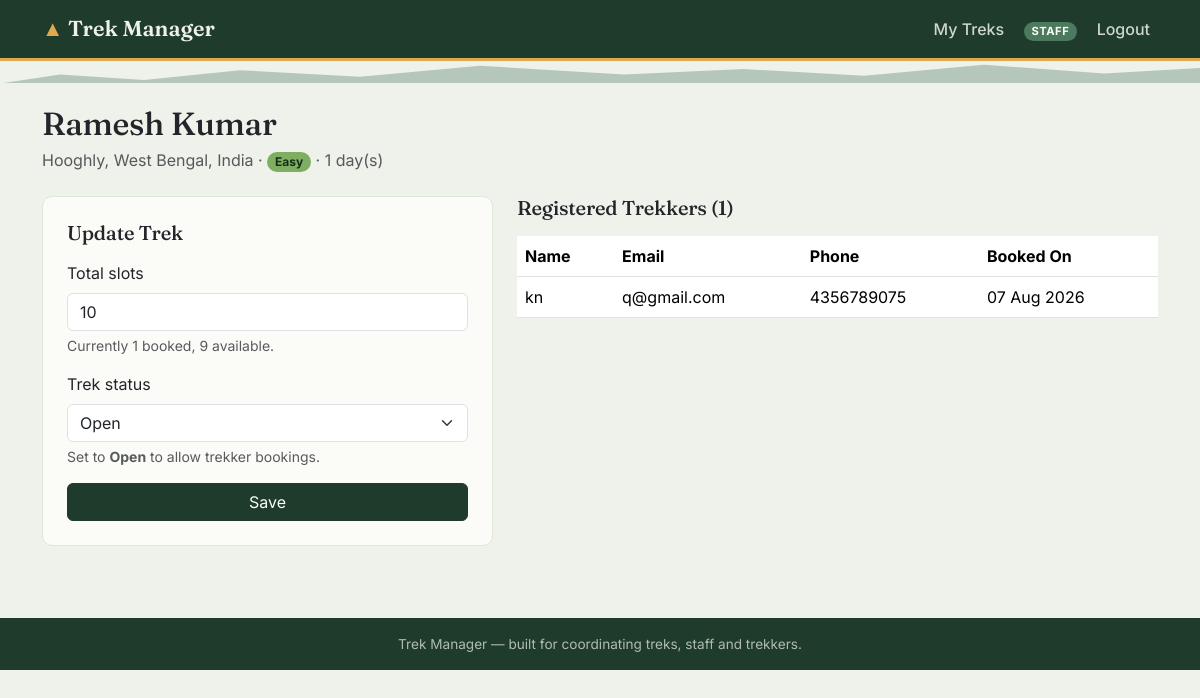
Page /staff/trek/2 (signed in) on the committed database.
### models.py (models this page shows, shortened)
class User(UserMixin, db.Model):
    __tablename__ = "users"
    id = db.Column(db.Integer, primary_key=True)
    name = db.Column(db.String(120), nullable=False)
    email = db.Column(db.String(150), unique=True, nullable=False, index=True)
    phone = db.Column(db.String(20))
    password_hash = db.Column(db.String(255), nullable=False)
    role = db.Column(db.String(20), nullable=False)  # admin / staff / trekker
    status = db.Column(db.String(20), nullable=False, default=STATUS_ACTIVE)
    created_at = db.Column(db.DateTime, default=datetime.utcnow)
    assigned_treks = db.relationship(
        "Trek", backref="staff", lazy=True, foreign_keys="Trek.assigned_staff_id"
    )
    bookings = db.relationship(
        "Booking", backref="trekker", lazy=True, foreign_keys="Booking.user_id"
    )
    @property
    def is_admin(self):
        return self.role == ROLE_ADMIN
    @property
    def is_staff(self):
        return self.role == ROLE_STAFF

class Trek(db.Model):
    __tablename__ = "treks"
    id = db.Column(db.Integer, primary_key=True)
    name = db.Column(db.String(150), nullable=False)
    location = db.Column(db.String(150), nullable=False)
    difficulty = db.Column(db.String(20), nullable=False, default="Easy")
    duration_days = db.Column(db.Integer, nullable=False, default=1)
    total_slots = db.Column(db.Integer, nullable=False, default=10)
    available_slots = db.Column(db.Integer, nullable=False, default=10)
    assigned_staff_id = db.Column(db.Integer, db.ForeignKey("users.id"), nullable=True)
    status = db.Column(db.String(20), nullable=False, default=TREK_PENDING)
    start_date = db.Column(db.Date, nullable=True)
    end_date = db.Column(db.Date, nullable=True)
    description = db.Column(db.Text, default="")
    created_at = db.Column(db.DateTime, default=datetime.utcnow)
    bookings = db.relationship(
        "Booking", backref="trek", lazy=True, cascade="all, delete-orphan"
    )

class Booking(db.Model):
    __tablename__ = "bookings"
    id = db.Column(db.Integer, primary_key=True)
    user_id = db.Column(db.Integer, db.ForeignKey("users.id"), nullable=False)
    trek_id = db.Column(db.Integer, db.ForeignKey("treks.id"), nullable=False)
    booking_date = db.Column(db.DateTime, default=datetime.utcnow)
    status = db.Column(db.String(20), nullable=False, default=BOOKING_BOOKED)

### staff.py (the view, shortened to what this page needs)
@staff_bp.route("/trek/<int:trek_id>", methods=["GET", "POST"])
@login_required
@staff_required
def trek_detail(trek_id):
    trek = _owns_trek_or_404(trek_id)
    participants = Booking.query.filter_by(trek_id=trek.id, status=BOOKING_BOOKED).all()
    return render_template("staff/trek_detail.html", trek=trek, participants=participants)

### staff.py (called while the page is built)
def staff_required(view):
    @wraps(view)
    def wrapped(*args, **kwargs):
        if not current_user.is_authenticated or not current_user.is_staff:
            abort(403)
        return view(*args, **kwargs)
    return wrapped

def _owns_trek_or_404(trek_id):
    trek = Trek.query.get_or_404(trek_id)
    if trek.assigned_staff_id != current_user.id:
        abort(403)
    return trek

### templates/staff/trek_detail.html (shortened to what this page needs)
{% extends "base.html" %}
{% from "partials/_badges.html" import status_badge, difficulty_badge %}
{% block content %}
<h2 class="display-title mb-1">{{ trek.name }}</h2>
<p class="text-muted mb-4">{{ trek.location }} &middot; {{ difficulty_badge(trek.difficulty) }} &middot; {{ trek.duration_days }} day(s)</p>
<div class="row g-4">
  <div class="col-md-5">
    <div class="card-trek p-4">
      <h5 class="mb-3">Update Trek</h5>
      <form method="post">
        <div class="mb-3">
          <label class="form-label">Total slots</label>
          <input type="number" min="0" class="form-control" name="total_slots" value="{{ trek.total_slots }}">
          <div class="form-text">Currently {{ trek.total_slots - trek.available_slots }} booked, {{ trek.available_slots }} available.</div>
        </div>
        <div class="mb-3">
          <label class="form-label">Trek status</label>
          <select class="form-select" name="status">
            {% for st in ['Approved', 'Open', 'Closed', 'Completed'] %}
            <option value="{{ st }}" {% if trek.status == st %}selected{% endif %} {% if st == 'Approved' %}disabled{% endif %}>{{ st }}</option>
            {% endfor %}
          </select>
          <div class="form-text">Set to <strong>Open</strong> to allow trekker bookings.</div>
        </div>
        <button type="submit" class="btn btn-forest w-100">Save</button>
      </form>
    </div>
  </div>
  <div class="col-md-7">
    <h5 class="mb-3">Registered Trekkers ({{ participants|length }})</h5>
    <div class="table-responsive">
      <table class="table table-trek bg-white align-middle">
        <thead><tr><th>Name</th><th>Email</th><th>Phone</th><th>Booked On</th></tr></thead>
        <tbody>
          {% for b in participants %}
          <tr>
            <td>{{ b.trekker.name }}</td>
            <td>{{ b.trekker.email }}</td>
            <td>{{ b.trekker.phone or '—' }}</td>
            <td>{{ b.booking_date.strftime('%d %b %Y') }}</td>
          </tr>
          {% else %}
          <tr><td colspan="4" class="text-center text-muted py-3">No trekkers registered yet.</td></tr>
          {% endfor %}
        </tbody>
      </table>
    </div>
  </div>
</div>
{% endblock %}

### templates/base.html (shortened to what this page needs)
<!DOCTYPE html>
<html lang="en">
<head>
  <link href="https://cdn.jsdelivr.net/npm/bootstrap@5.3.2/dist/css/bootstrap.min.css" rel="stylesheet">
  <link rel="stylesheet" href="{{ url_for('static', filename='css/style.css') }}">
</head>
<body>
<nav class="navbar navbar-expand-lg navbar-trek">
  <div class="container">
    <a class="navbar-brand" href="{{ url_for('index') }}">
      <span class="peak">&#9650;</span> Trek Manager
    </a>
    <div class="collapse navbar-collapse" id="navMain">
      <ul class="navbar-nav ms-auto align-items-lg-center gap-lg-1">
        {% if current_user.is_authenticated %}
          {% if current_user.is_admin %}
            <li class="nav-item"><a class="nav-link" href="{{ url_for('admin.dashboard') }}">Dashboard</a></li>
            <li class="nav-item"><a class="nav-link" href="{{ url_for('admin.treks') }}">Treks</a></li>
            <li class="nav-item"><a class="nav-link" href="{{ url_for('admin.staff_list') }}">Staff</a></li>
            <li class="nav-item"><a class="nav-link" href="{{ url_for('admin.users_list') }}">Trekkers</a></li>
            <li class="nav-item"><a class="nav-link" href="{{ url_for('admin.bookings') }}">Bookings</a></li>
            <li class="nav-item">
              <form class="d-flex" role="search" action="{{ url_for('admin.search') }}" method="get">
                <input class="form-control form-control-sm" type="search" name="q" placeholder="Search..." style="width: 140px;">
              </form>
            </li>
          {% elif current_user.is_staff %}
            <li class="nav-item"><a class="nav-link" href="{{ url_for('staff.dashboard') }}">My Treks</a></li>
          {% endif %}
          <li class="nav-item ms-lg-2">
            <span class="badge badge-role rounded-pill">{{ current_user.role }}</span>
          </li>
          <li class="nav-item ms-lg-2">
            <a class="nav-link" href="{{ url_for('auth.logout') }}">Logout</a>
          </li>
        {% endif %}
      </ul>
    </div>
  </div>
</nav>
<div class="elevation-rule"></div>
<main class="container py-4">
  {% block content %}{% endblock %}
</main>
<footer class="site-footer py-3 mt-5">
  <div class="container text-center">
    Trek Manager &mdash; built for coordinating treks, staff and trekkers.
  </div>
</footer>
</body>
</html>

### templates/partials/_badges.html (shortened to what this page needs)
{% macro difficulty_badge(difficulty) -%}
  {%- set cls = {
    'Easy': 'badge-easy',
    'Moderate': 'badge-moderate',
    'Hard': 'badge-hard',
  }.get(difficulty, 'badge-easy') -%}
  <span class="badge {{ cls }} rounded-pill">{{ difficulty }}</span>
{%- endmacro %}

### static/css/style.css (style rules this page uses)
:root { --forest: #1f3b2c; --forest-dark: #142a1e; --moss: #4c7a5e; --glacier: #6fa8b8; --amber: #e0a94e; --stone: #eef2ea; --stone-dark: #dfe6da; --charcoal: #23252a; --paper: #fbfbf8; }
body { background-color: var(--stone); color: var(--charcoal); font-family: 'Inter', -apple-system, BlinkMacSystemFont, sans-serif; }
h1, h2, h3, h4, h5, .display-title, .brand-mark { font-family: 'Fraunces', Georgia, serif; letter-spacing: -0.01em; }
.navbar-trek { background: var(--forest); border-bottom: 3px solid var(--amber); }
.navbar-trek .navbar-brand { font-family: 'Fraunces', serif; font-weight: 600; color: var(--stone) !important; font-size: 1.35rem; }
.navbar-trek .navbar-brand .peak { color: var(--amber); }
.navbar-trek .nav-link { color: rgba(238, 242, 234, 0.85) !important; font-weight: 500; }
.navbar-trek .badge-role { background: var(--moss); color: var(--paper); font-size: 0.7rem; letter-spacing: 0.05em; text-transform: uppercase; }
.elevation-rule { height: 22px; width: 100%; background-image: repeating-linear-gradient( 100deg, transparent 0, transparent 18px, var(--moss) 18px, var(--moss) 20px ); opacity: 0.35; clip-path: polygon(0 100%, 5% 60%, 12% 85%, 20% 40%, 30% 70%, 40% 20%, 52% 60%, 62% 35%, 72% 65%, 82% 15%, 92% 55%, 100% 30%, 100% 100%); background-color: var(--moss); margin-bottom: -2px; }
.card-trek { background: var(--paper); border: 1px solid var(--stone-dark); border-radius: 10px; transition: box-shadow 0.15s ease, transform 0.15s ease; }
.badge-easy { background: #7fae63; color: #133014; }
.btn-forest { background: var(--forest); border-color: var(--forest); color: var(--paper); }
.site-footer { background: var(--forest); color: rgba(238, 242, 234, 0.7); font-size: 0.85rem; }
a { color: var(--forest); }
.table-trek thead { background: var(--forest); color: var(--paper); }

### rows in the picture
User: role "STAFF"
Trek: name "Ramesh Kumar", location "Hooghly, West Bengal, India", difficulty "Easy", duration_days "1", total_slots "10", trek.total_slots-trek.available_slots "1", available_slots "9", status "Open"
Booking: trekker.name "kn", trekker.email "q@gmail.com", trekker "4356789075", booking_date "07 Aug 2026"

### other values in the picture
{{ participants|length }} "1"
